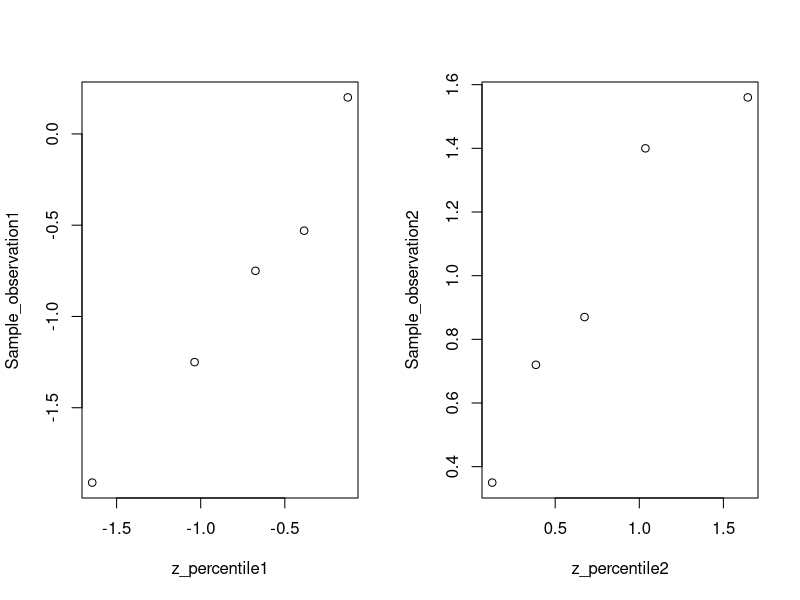

Write the R code that produced this figure.
#Ex4.29, Page 181

old.par<-par(mfrow=c(1,2))

#To plot first sample
Percentage1<-c(5, 15, 25, 35, 45) 
z_percentile1<-c(qnorm(5/100), qnorm(15/100), qnorm(25/100), qnorm(35/100), qnorm(45/100)) 
Sample_observation1<-c(-1.91, -1.25, -0.75, -0.53, 0.2)
df1<-data.frame(Percentage1, z_percentile1, Sample_observation1)    
print(df1)
plot(z_percentile1,Sample_observation1)

#To plot second sample
Percentage2<-c(55, 65, 75, 85, 95) 
z_percentile2<-c(qnorm(55/100), qnorm(65/100), qnorm(75/100), qnorm(85/100), qnorm(95/100)) 
Sample_observation2<-c(0.35, 0.72, 0.87, 1.40, 1.56)
df2<-data.frame(Percentage2, z_percentile2, Sample_observation2)    
print(df2)
plot(z_percentile2,Sample_observation2)

par(old.par)
